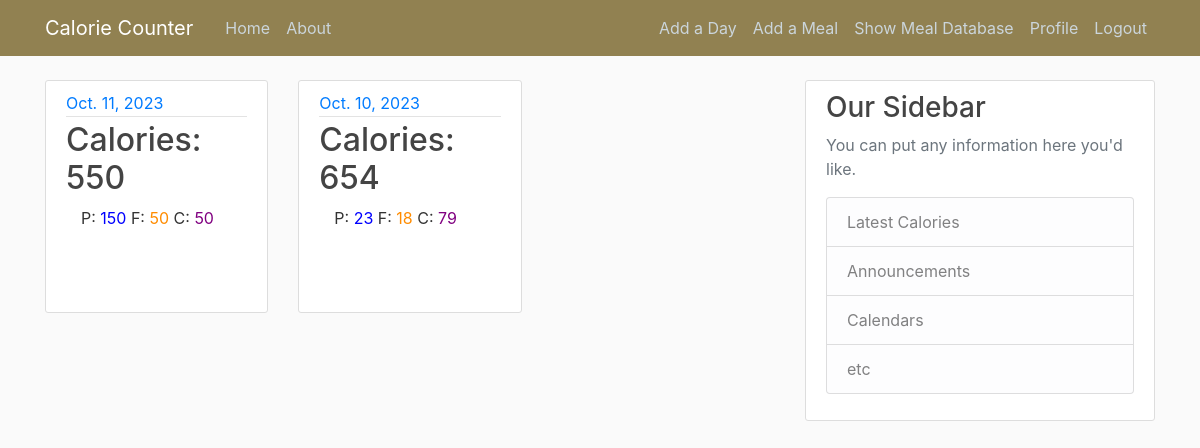
The page / (signed in) on the database as committed earlier.
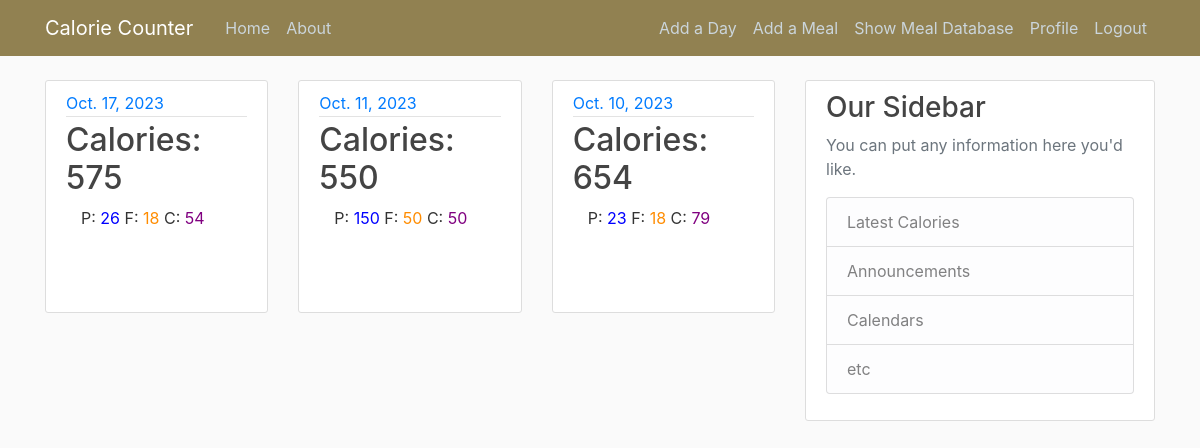
The same page on the database as committed later.
### food_counter/models.py (models this page shows, shortened)
class Date(models.Model):
    date = models.DateField()
    user = models.ForeignKey(User, on_delete=models.CASCADE)
    total_calories = models.FloatField(default=0)
    total_protein = models.FloatField(default=0)
    total_fat = models.FloatField(default=0)
    total_carbs = models.FloatField(default=0)
    meals = models.ManyToManyField(Meal, blank=True)
    class Meta:
        unique_together = ['user', 'date']

### food_counter/views.py (the view)
# urls.py: path('', DateListView.as_view(), name='food_counter-home'),
class DateListView(LoginRequiredMixin, ListView):
    model = Date
    template_name = 'food_counter/home.html'
    context_object_name = 'dates'
    paginate_by = 9
    def get_queryset(self):
        return Date.objects.filter(user=self.request.user).order_by('-date')

### templates/food_counter/home.html (shortened to what this page needs)
{% extends "food_counter/base.html" %}
{% block content %}
<div class="row">
    {% for date in dates %}
        <div class="col-md-4">
            <article class="media content-section">
                <div class="media-body">
                    <div class="article-metadata">
                        <a class="mr-2" href="{% url 'date-detail' date.id %}">{{ date.date }}</a>
                    </div>
                    <h2><a class="article-title" href="{% url 'date-detail' date.id %}">Calories: {{ date.total_calories|floatformat:0 }}
                    </a></h2>
                    <div>
                    <div class="col-md-12">
                        <p>
                            P: <span style="color: blue;">{{ date.total_protein|floatformat:0 }}</span>
                            F: <span style="color: darkorange;">{{ date.total_fat|floatformat:0 }}</span>
                            C: <span style="color: purple;">{{ date.total_carbs|floatformat:0 }}</span>
                        </p>
                    </div>
                    <div class="col-md-12">
                        <canvas id="chart-{{ date.id }}" style="max-width: 100px; max-height: 100px;"></canvas>
                    </div>
                    </div>
                </div>
            </article>
        </div>
    {% endfor %}
</div>
{% endblock content %}

### templates/food_counter/base.html (shortened to what this page needs)
{% load static %}
<!DOCTYPE html>
<html>
<head>
    <link rel="stylesheet" href="https://maxcdn.bootstrapcdn.com/bootstrap/4.0.0/css/bootstrap.min.css">
    <link rel="stylesheet" type="text/css" href="{% static 'food_counter/main.css' %}">
</head>
<body>
    <header class="site-header">
      <nav class="navbar navbar-expand-md navbar-dark bg-steel fixed-top">
        <div class="container">
          <a class="navbar-brand mr-4" href="{% url 'food_counter-home' %}">Calorie Counter</a>
          <div class="collapse navbar-collapse" id="navbarToggle">
            <div class="navbar-nav mr-auto">
              <a class="nav-item nav-link" href="{% url 'food_counter-home' %}">Home</a>
              <a class="nav-item nav-link" href="{% url 'food_counter-about' %}">About</a>
            </div>
            <div class="navbar-nav">
              {% if user.is_authenticated %}
                <a class="nav-item nav-link" href="{% url 'date-create' %}">Add a Day</a>
                <a class="nav-item nav-link" href="{% url 'meal-create' %}">Add a Meal</a>
                <a class="nav-item nav-link" href="{% url 'meal-list' %}">Show Meal Database</a>
                <a class="nav-item nav-link" href="{% url 'profile' %}">Profile</a>
                <a class="nav-item nav-link" href="{% url 'logout' %}">Logout</a>
              {% else %}
                <a class="nav-item nav-link" href="{% url 'login' %}">Login</a>
                <a class="nav-item nav-link" href="{% url 'register' %}">Register</a>
              {% endif %}
            </div>
            </div>
          </div>
      </nav>
    </header>
    <main role="main" class="container">
      <div class="row">
        <div class="col-md-8">
          {% block content %}{% endblock %}
        </div>
        <div class="col-md-4">
          <div class="content-section">
            <h3>Our Sidebar</h3>
            <p class='text-muted'>You can put any information here you'd like.
              <ul class="list-group">
                <li class="list-group-item list-group-item-light">Latest Calories</li>
                <li class="list-group-item list-group-item-light">Announcements</li>
                <li class="list-group-item list-group-item-light">Calendars</li>
                <li class="list-group-item list-group-item-light">etc</li>
              </ul>
            </p>
          </div>
        </div>
      </div>
    </main>
</body>
</html>

### food_counter/static/food_counter/main.css (style rules this page uses)
body { background: #fafafa; color: #333333; margin-top: 5rem; }
h1, h2, h3, h4, h5, h6 { color: #444444; }
ul { margin: 0; }
.bg-steel { background-color: #918151; }
.site-header .navbar-nav .nav-link { color: #cbd5db; }
.content-section { background: #ffffff; padding: 10px 20px; border: 1px solid #dddddd; border-radius: 3px; margin-bottom: 20px; }
.article-title { color: #444444; }
.article-metadata { padding-bottom: 1px; margin-bottom: 4px; border-bottom: 1px solid #e3e3e3 }

Rows that differ between the two databases and show on the page:
added Date: date "Oct. 17, 2023", total_calories "575", total_protein "26", total_fat "18", total_carbs "54"
